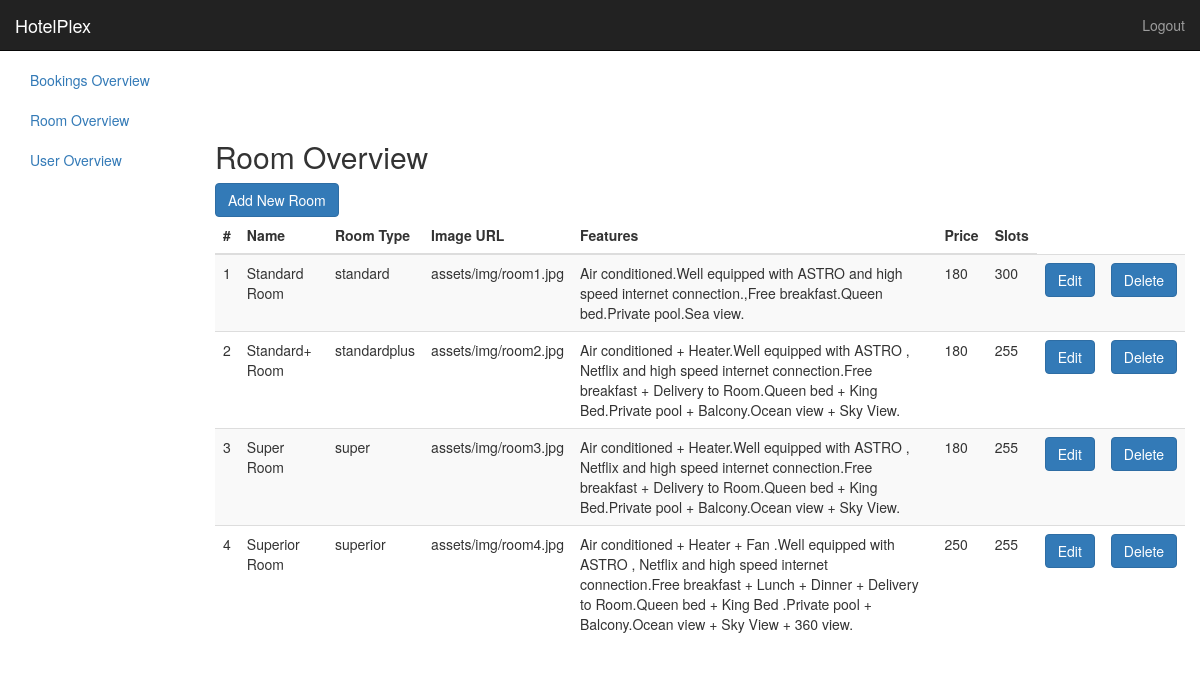
Screenshot of /adminportalroom.php (signed in) with the database file from the repository.
### tables this page shows
CREATE TABLE `room` (
  `id` int(255) NOT NULL,
  `name` varchar(255) NOT NULL,
  `roomtype` varchar(255) NOT NULL,
  `image_url` varchar(255) NOT NULL,
  `features` longtext NOT NULL CHECK (json_valid(`features`)),
  `price` int(11) NOT NULL,
  `slots` int(255) NOT NULL
);

### htdocs/adminportalroom.php (the view, shortened to what this page needs)
<?php
	require('connection.php');
	extract($_REQUEST);
	$query = mysqli_query($con,"SELECT * FROM room");
	$rows = mysqli_num_rows($query);
?>
<!DOCTYPE html>
<html lang="en">
    <head>
        <link href="bootstrap/css/bootstrap.css" rel="stylesheet">
        <link href="dashboard.css" rel="stylesheet">
    </head>
    <body>
        <nav class="navbar navbar-inverse navbar-fixed-top">
            <div class="container-fluid">
                <div class="navbar-header">
                    <a class="navbar-brand" href="#">HotelPlex</a>
                </div>
                <div id="navbar" class="navbar-collapse collapse">
                    <ul class="nav navbar-nav navbar-right">
                        <li>
                            <a href="#">Logout</a>
                        </li>
                    </ul>
                </div>
            </div>
        </nav>
        <div class="container-fluid">
            <div class="row">
                <div class="col-sm-3 col-md-2 sidebar">
                    <ul class="nav nav-sidebar" style="position: relative; top: 60px;">
                        <li>
                            <a href="adminportal.php">Bookings Overview</a>
                        </li>
                        <li class="active">
                            <a href="adminportalroom.php">Room Overview</a>
                        </li>
                        <li>
                            <a href="adminportaluser.php">User Overview</a>
                        </li>
                    </ul>
                </div>
                <div class="col-sm-9 col-sm-offset-3 col-md-10 col-md-offset-2 main">
                    <h2 class="sub-header">Room Overview</h2>
                    <button type="button" class="btn btn-primary">
                        <a href="createnewroom.php" style="text-decoration:none;color:#ffffffff;">Add New Room</a>
                    </button>
                    <div class="table-responsive">
                        <table class="table table-striped">
                            <thead>
                                <tr>
                                    <th>#</th>
                                    <th>Name</th>
                                    <th>Room Type</th>
                                    <th>Image URL</th>
                                    <th>Features</th>
                                    <th>Price</th>
                                    <th>Slots</th>
                                </tr>
                            </thead>
                            <tbody>
                                <?php
				if ($rows > 0)
				{
					while($row = mysqli_fetch_assoc($query))
					{
						$id=$row['id'];
						echo '<tr>';
						echo '<td>'.$row["id"]. '</td>';
						echo '<td>'.$row["name"]. '</td>';
						echo '<td>'.$row["roomtype"]. '</td>';
						echo '<td>'.$row["image_url"]. '</td>';
						echo '<td>';
						foreach ( json_decode($row["features"]) as $value )
						{
							echo $value;
						}
						echo '</td>';
						echo '<td>'.$row["price"]. '</td>';
						echo '<td>'.$row["slots"]. '</td>';
						echo'<td><button type="button" class="btn btn-primary"><a style="text-decoration: none;color:#ffffffff;" href="update_room.php?id='.$id.'">Edit</a></button></td>';
						echo'<td><button type="button" class="btn btn-primary"><a style="text-decoration: none;color:#ffffffff;" onclick="delRoom('.$id.')">Delete</a></button></td>';
                    }
						echo '</tr>';
				}
				?>
                            </tbody>
                        </table>
                    </div>
                </div>
            </div>
        </div>
    </body>
</html>

### rows the page displays
room: id "1", name "Standard Room", roomtype "standard", image_url "assets/img/room1.jpg", features "Air conditioned.", features "Well equipped with ASTRO and high speed internet connection.,", features "Free breakfast.", features "Queen bed.", features "Private pool.", features "Sea view.", price "180", slots "300"
room: id "2", name "Standard+ Room", roomtype "standardplus", image_url "assets/img/room2.jpg", features "Air conditioned + Heater.", features "Well equipped with ASTRO , Netflix and high speed internet connection.", features "Free breakfast + Delivery to Room.", features "Queen bed + King Bed.", features "Private pool + Balcony.", features "Ocean view + Sky View.", price "180", slots "255"
room: id "3", name "Super Room", roomtype "super", image_url "assets/img/room3.jpg", features "Air conditioned + Heater.", features "Well equipped with ASTRO , Netflix and high speed internet connection.", features "Free breakfast + Delivery to Room.", features "Queen bed + King Bed.", features "Private pool + Balcony.", features "Ocean view + Sky View.", price "180", slots "255"
room: id "4", name "Superior Room", roomtype "superior", image_url "assets/img/room4.jpg", features "Air conditioned + Heater + Fan .", features "Well equipped with ASTRO , Netflix and high speed internet connection.", features "Free breakfast + Lunch + Dinner + Delivery to Room.", features "Queen bed + King Bed .", features "Private pool + Balcony.", features "Ocean view + Sky View + 360 view.", price "250", slots "255"
